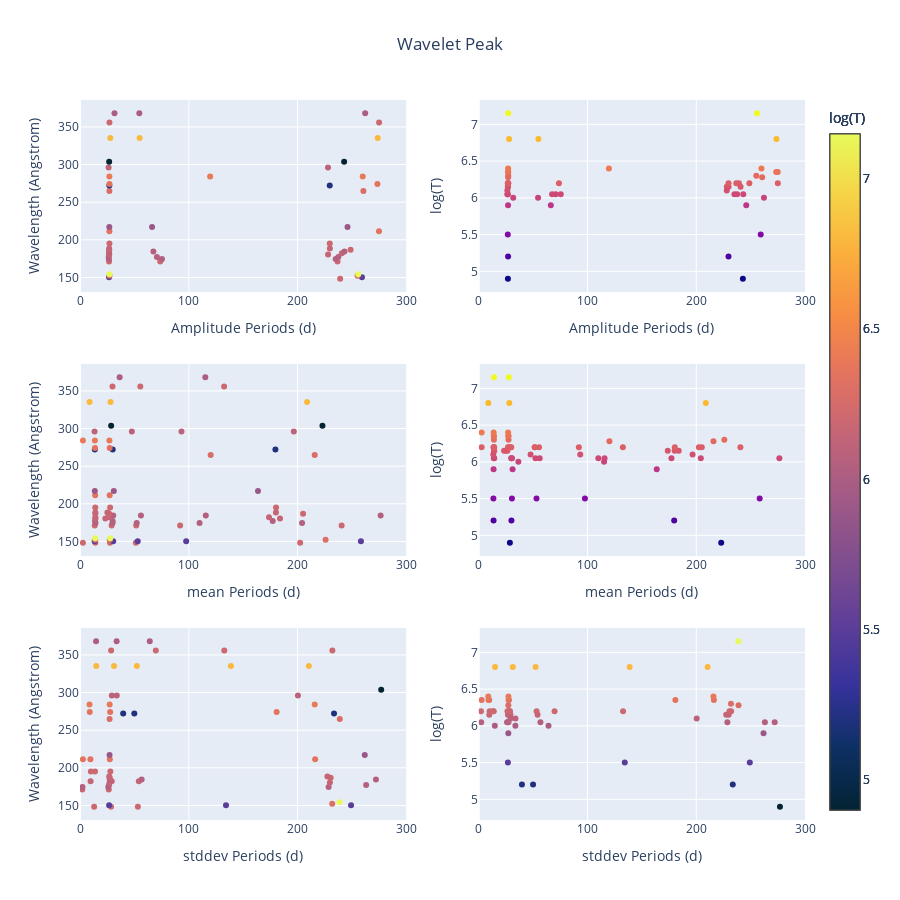

This figure's notebook cell:
### Code cell
# set the whole figure to be large
fig = make_subplots(rows=3, cols=2)
color_scale = 'thermal'




# Add scatter plot   Row 1
fig.add_trace(
    go.Scatter(
        x=wavelet_amplitude_df['amplitude periods'],
        y=wavelet_amplitude_df['wavelength'],
        mode='markers',
        marker=dict(
            color=wavelet_amplitude_df['temperature'],  # Use normalized 'size' for color
            colorscale=color_scale,  # Define color scale
            colorbar=dict(title=r'log(T)'),  # Show color scale bar
            showscale=True,# show the color bar (color scale)
        ),
        showlegend=False, # otherwise a legend will appear on the right,
        text=wavelet_amplitude_df['line name'],  
        name='Amplitude',
                ),
    row=1,
    col=1,
    )
fig.update_xaxes(title_text="Amplitude Periods (d)", row=1, col=1)
fig.update_yaxes(title_text="Wavelength (Angstrom)", row=1, col=1)


fig.add_trace(
    go.Scatter(
        x=wavelet_amplitude_df['amplitude periods'],
        y=wavelet_amplitude_df['temperature'],
        mode='markers',
        marker=dict(
            color=wavelet_amplitude_df['temperature'],  # Use normalized 'size' for color
            # colorscale=color_scale,  # Define color scale
            # colorbar=dict(title='Temperature'),  # Show color scale bar
            showscale=False,
            
            ),
        showlegend=False,
        name='Amplitude',
        text=wavelet_amplitude_df['line name'], 
        # f['temperature'],  # Hover text shows 'size'
    ),
    row=1, 
    col=2,
    )
fig.update_xaxes(title_text="Amplitude Periods (d)", row=1, col=2)
fig.update_yaxes(title_text="log(T)", row=1, col=2)
fig.update_layout(
    autosize=False,
    width=1200,
    height=1000,
)


# Add scatter plot    Row   2
fig.add_trace(
    go.Scatter(
        x=wavelet_mean_df['mean periods'],
        y=wavelet_mean_df['wavelength'],
        mode='markers',
        marker=dict(
            color=wavelet_mean_df['temperature'],  # Use normalized 'size' for color
            colorscale=color_scale,  # Define color scale
            colorbar=dict(title=r'log(T)'),  # Show color scale bar
            showscale=True,# show the color bar (color scale)
        ),
        showlegend=False, # otherwise a legend will appear on the right,
        text=wavelet_mean_df['line name'],  # Hover text shows 'size'
        name='Mean',
                ),
    row=2,
    col=1,
    )
fig.update_xaxes(title_text="mean Periods (d)", row=2, col=1)
fig.update_yaxes(title_text="Wavelength (Angstrom)", row=2, col=1)

fig.add_trace(
    go.Scatter(
        x=wavelet_mean_df['mean periods'],
        y=wavelet_mean_df['temperature'],
        mode='markers',
        marker=dict(
            color=wavelet_mean_df['temperature'],  # Use normalized 'size' for color
            # colorscale=color_scale,  # Define color scale
            # colorbar=dict(title='Temperature'),  # Show color scale bar
            showscale=False,
            
            ),
        showlegend=False,
        text=wavelet_mean_df['line name'], 
        name='Mean',
    ),
    row=2, 
    col=2,
    )
fig.update_xaxes(title_text="mean Periods (d)", row=2, col=2)
fig.update_yaxes(title_text="log(T)", row=2, col=2)



# Add scatter plot  Row 3
fig.add_trace(
    go.Scatter(
        x=wavelet_stddev_df['stddev periods'],
        y=wavelet_stddev_df['wavelength'],
        mode='markers',
        marker=dict(
            color=wavelet_stddev_df['temperature'],  # Use normalized 'size' for color
            colorscale=color_scale,  # Define color scale
            colorbar=dict(title=r'log(T)'),  # Show color scale bar
            showscale=True,# show the color bar (color scale)
        ),
        showlegend=False, # otherwise a legend will appear on the right,
        text=wavelet_stddev_df['line name'],  # Hover text shows 'size'
        name='Stddev',
                ),
    row=3, 
    col=1,
    )
fig.update_xaxes(title_text="stddev Periods (d)", row=3, col=1)
fig.update_yaxes(title_text="Wavelength (Angstrom)", row=3, col=1)

fig.add_trace(
    go.Scatter(
        x=wavelet_stddev_df['stddev periods'],
        y=wavelet_stddev_df['temperature'],
        mode='markers',
        marker=dict(
            color=wavelet_stddev_df['temperature'],  # Use normalized 'size' for color
            colorscale=color_scale,  # Define color scale
            colorbar=dict(title=r'log(T)'),  # Show color scale bar
            showscale=True,# show the color bar (color scale)
        ),
        showlegend=False, # otherwise a legend will appear on the right,
        text=wavelet_stddev_df['line name'],  # Hover text shows 'size'
        name='Stddev',
                ),
    row=3, 
    col=2
    )
fig.update_xaxes(title_text="stddev Periods (d)", row=3, col=2)
fig.update_yaxes(title_text="log(T)", row=3, col=2)

fig.update_layout(
    title_text="Wavelet Peak",
    title_x=0.5,
    # autosize=False,
    width=900,
    height=900,
)



# Update to match x-axes and optionally y-axes if needed
for row in range(1, 4):  # Rows 1 through 3
    for col in range(1, 3):  # Columns 1 and 2
        fig.update_xaxes(matches='x', row=row, col=col)  # Match all x-axes to the first one




# set x axis lim
for row in [1,2,3]:
    for col in [1,2]:
        fig.update_xaxes(range=[0, 300], row=row, col=col)


fig.write_html('output\wavelet_explore\peak_scatter\combine\combined_wavelet.html')
fig.show()

### Figure 1 — Plotly figure (JSON) as saved in the notebook; plotly's stock layout.template omitted (floating-point values rounded to 4 significant figures)
{"data": [{"marker": {"color": [6.2, 6.2, 6.2, 5.5, 5.5, 5.5, 6.3, 6.3, 6.3, 7.15, 7.15, 7.15, 6.2, 6.2, 6.2, 6.2, 6.2, 6.05, 6.05, 6.05, 6.05, 6.05, 6.05, 6.05, 6.05, 6.05, 6.05, 6.15, 6.15, 6.15, 6.15, 6.15, 6.15, 6.05, 6.05, 6.05, 6.05, 6.05, 6.2, 6.2, 6.2, 6.15, 6.15, 6.15, 6.2, 6.2, 6.2, 6.35, 6.35, 6.35, 5.9, 5.9, 5.9, 5.9, 6.28, 6.28, 6.28, 5.2, 5.2, 5.2, 6.35, 6.35, 6.35, 6.4, 6.4, 6.4, 6.4, 6.1, 6.1, 6.1, 6.1, 4.9, 4.9, 4.9, 4.9, 4.9, 6.8, 6.8, 6.8, 6.8, 6.2, 6.2, 6.2, 6, 6, 6, 6], "colorbar": {"title": {"text": "log(T)"}}, "colorscale": [[0, "rgb(3, 35, 51)"], [0.09091, "rgb(13, 48, 100)"], [0.1818, "rgb(53, 50, 155)"], [0.2727, "rgb(93, 62, 153)"], [0.3636, "rgb(126, 77, 143)"], [0.4545, "rgb(158, 89, 135)"], [0.5455, "rgb(193, 100, 121)"], [0.6364, "rgb(225, 113, 97)"], [0.7273, "rgb(246, 139, 69)"], [0.8182, "rgb(251, 173, 60)"], [0.9091, "rgb(246, 211, 70)"], [1, "rgb(231, 250, 90)"]], "showscale": true}, "mode": "markers", "name": "Amplitude", "showlegend": false, "text": ["Ni XI 148", "Ni XI 148", "Ni XI 148", "O VI 150", "O VI 150", "O VI 150", "Ni XII 152", "Ni XII 152", "Ni XII 152", "Fe XXIII 154", "Fe XXIII 154", "Fe XXIII 154", "Fe IX 171", "Fe IX 171", "Fe IX 171", "Fe IX 171", "Fe IX 171", "Fe IX 174", "Fe IX 174", "Fe IX 174", "Fe IX 174", "Fe IX 174", "Fe X 177", "Fe X 177", "Fe X 177", "Fe X 177", "Fe X 177", "Fe XI 180", "Fe XI 180", "Fe XI 180", "Fe XI 182", "Fe XI 182", "Fe XI 182", "Fe X 185", "Fe X 185", "Fe X 185", "Fe X 185", "Fe X 185", "Fe XII 187", "Fe XII 187", "Fe XII 187", "Fe XI 188", "Fe XI 188", "Fe XI 188", "Fe XII 195", "Fe XII 195", "Fe XII 195", "Fe XIV 211", "Fe XIV 211", "Fe XIV 211", "Fe IX 217", "Fe IX 217", "Fe IX 217", "Fe IX 217", "Fe XIV 265", "Fe XIV 265", "Fe XIV 265", "O IV 272", "O IV 272", "O IV 272", "Fe XIV 274", "Fe XIV 274", "Fe XIV 274", "Fe XV 284", "Fe XV 284", "Fe XV 284", "Fe XV 284", "Si IX 296", "Si IX 296", "Si IX 296", "Si IX 296", "He II 304", "He II 304", "He II 304", "He II 304", "He II 304", "Fe XVI 335", "Fe XVI 335", "Fe XVI 335", "Fe XVI 335", "Si X 356", "Si X 356", "Si X 356", "Mg IX 368", "Mg IX 368", "Mg IX 368", "Mg IX 368"], "type": "scatter", "x": [null, 239.2, 835.0, 26.7, 259.3, 853.3, 27.12, 255.2, 841.8, 27.11, 255.9, 840.5, 26.71, 73.73, 236.8, 429.2, 880.3, 26.54, 75.38, 235.1, null, 846.9, 26.4, 70.73, 237.6, null, 839.7, 26.87, 228.1, 853.8, 26.72, 240.7, 831.1, 26.75, 67.46, 243.2, null, 839.2, 26.89, 248.8, 838.4, 26.81, 229.8, 851.3, 27.08, 229.7, 861.9, 27.05, 274.9, 851.0, 26.96, 66.27, 246.0, 843.9, 27.03, 260.6, 845.5, 26.98, 229.6, 851.6, 27.08, 273.5, 851.3, 27.01, 119.7, 259.9, 916.8, 26.3, 228.1, null, 874.2, 26.81, null, 242.9, 473.2, 937.0, 27.87, 54.84, 273.8, 826.5, 27.09, 275.0, 825.6, 31.72, 54.55, 262.3, 819.8], "xaxis": "x", "y": [148.4, 148.4, 148.4, 150.1, 150.1, 150.1, 152.2, 152.2, 152.2, 154.3, 154.3, 154.3, 171.1, 171.1, 171.1, 171.1, 171.1, 174.5, 174.5, 174.5, 174.5, 174.5, 177.2, 177.2, 177.2, 177.2, 177.2, 180.4, 180.4, 180.4, 182.2, 182.2, 182.2, 184.5, 184.5, 184.5, 184.5, 184.5, 186.9, 186.9, 186.9, 188.3, 188.3, 188.3, 195.1, 195.1, 195.1, 211.3, 211.3, 211.3, 217.1, 217.1, 217.1, 217.1, 264.8, 264.8, 264.8, 272.1, 272.1, 272.1, 274.2, 274.2, 274.2, 284.2, 284.2, 284.2, 284.2, 296.1, 296.1, 296.1, 296.1, 303.8, 303.8, 303.8, 303.8, 303.8, 335.4, 335.4, 335.4, 335.4, 356.0, 356.0, 356.0, 368.1, 368.1, 368.1, 368.1], "yaxis": "y"}, {"marker": {"color": [6.2, 6.2, 6.2, 5.5, 5.5, 5.5, 6.3, 6.3, 6.3, 7.15, 7.15, 7.15, 6.2, 6.2, 6.2, 6.2, 6.2, 6.05, 6.05, 6.05, 6.05, 6.05, 6.05, 6.05, 6.05, 6.05, 6.05, 6.15, 6.15, 6.15, 6.15, 6.15, 6.15, 6.05, 6.05, 6.05, 6.05, 6.05, 6.2, 6.2, 6.2, 6.15, 6.15, 6.15, 6.2, 6.2, 6.2, 6.35, 6.35, 6.35, 5.9, 5.9, 5.9, 5.9, 6.28, 6.28, 6.28, 5.2, 5.2, 5.2, 6.35, 6.35, 6.35, 6.4, 6.4, 6.4, 6.4, 6.1, 6.1, 6.1, 6.1, 4.9, 4.9, 4.9, 4.9, 4.9, 6.8, 6.8, 6.8, 6.8, 6.2, 6.2, 6.2, 6, 6, 6, 6], "showscale": false}, "mode": "markers", "name": "Amplitude", "showlegend": false, "text": ["Ni XI 148", "Ni XI 148", "Ni XI 148", "O VI 150", "O VI 150", "O VI 150", "Ni XII 152", "Ni XII 152", "Ni XII 152", "Fe XXIII 154", "Fe XXIII 154", "Fe XXIII 154", "Fe IX 171", "Fe IX 171", "Fe IX 171", "Fe IX 171", "Fe IX 171", "Fe IX 174", "Fe IX 174", "Fe IX 174", "Fe IX 174", "Fe IX 174", "Fe X 177", "Fe X 177", "Fe X 177", "Fe X 177", "Fe X 177", "Fe XI 180", "Fe XI 180", "Fe XI 180", "Fe XI 182", "Fe XI 182", "Fe XI 182", "Fe X 185", "Fe X 185", "Fe X 185", "Fe X 185", "Fe X 185", "Fe XII 187", "Fe XII 187", "Fe XII 187", "Fe XI 188", "Fe XI 188", "Fe XI 188", "Fe XII 195", "Fe XII 195", "Fe XII 195", "Fe XIV 211", "Fe XIV 211", "Fe XIV 211", "Fe IX 217", "Fe IX 217", "Fe IX 217", "Fe IX 217", "Fe XIV 265", "Fe XIV 265", "Fe XIV 265", "O IV 272", "O IV 272", "O IV 272", "Fe XIV 274", "Fe XIV 274", "Fe XIV 274", "Fe XV 284", "Fe XV 284", "Fe XV 284", "Fe XV 284", "Si IX 296", "Si IX 296", "Si IX 296", "Si IX 296", "He II 304", "He II 304", "He II 304", "He II 304", "He II 304", "Fe XVI 335", "Fe XVI 335", "Fe XVI 335", "Fe XVI 335", "Si X 356", "Si X 356", "Si X 356", "Mg IX 368", "Mg IX 368", "Mg IX 368", "Mg IX 368"], "type": "scatter", "x": [null, 239.2, 835.0, 26.7, 259.3, 853.3, 27.12, 255.2, 841.8, 27.11, 255.9, 840.5, 26.71, 73.73, 236.8, 429.2, 880.3, 26.54, 75.38, 235.1, null, 846.9, 26.4, 70.73, 237.6, null, 839.7, 26.87, 228.1, 853.8, 26.72, 240.7, 831.1, 26.75, 67.46, 243.2, null, 839.2, 26.89, 248.8, 838.4, 26.81, 229.8, 851.3, 27.08, 229.7, 861.9, 27.05, 274.9, 851.0, 26.96, 66.27, 246.0, 843.9, 27.03, 260.6, 845.5, 26.98, 229.6, 851.6, 27.08, 273.5, 851.3, 27.01, 119.7, 259.9, 916.8, 26.3, 228.1, null, 874.2, 26.81, null, 242.9, 473.2, 937.0, 27.87, 54.84, 273.8, 826.5, 27.09, 275.0, 825.6, 31.72, 54.55, 262.3, 819.8], "xaxis": "x2", "y": [6.2, 6.2, 6.2, 5.5, 5.5, 5.5, 6.3, 6.3, 6.3, 7.15, 7.15, 7.15, 6.2, 6.2, 6.2, 6.2, 6.2, 6.05, 6.05, 6.05, 6.05, 6.05, 6.05, 6.05, 6.05, 6.05, 6.05, 6.15, 6.15, 6.15, 6.15, 6.15, 6.15, 6.05, 6.05, 6.05, 6.05, 6.05, 6.2, 6.2, 6.2, 6.15, 6.15, 6.15, 6.2, 6.2, 6.2, 6.35, 6.35, 6.35, 5.9, 5.9, 5.9, 5.9, 6.28, 6.28, 6.28, 5.2, 5.2, 5.2, 6.35, 6.35, 6.35, 6.4, 6.4, 6.4, 6.4, 6.1, 6.1, 6.1, 6.1, 4.9, 4.9, 4.9, 4.9, 4.9, 6.8, 6.8, 6.8, 6.8, 6.2, 6.2, 6.2, 6, 6, 6, 6], "yaxis": "y2"}, {"marker": {"color": [6.2, 6.2, 6.2, 6.2, 6.2, 6.2, 6.2, 6.2, 5.5, 5.5, 5.5, 5.5, 5.5, 5.5, 5.5, 6.3, 6.3, 6.3, 6.3, 6.3, 7.15, 7.15, 7.15, 7.15, 7.15, 6.2, 6.2, 6.2, 6.2, 6.2, 6.2, 6.05, 6.05, 6.05, 6.05, 6.05, 6.05, 6.05, 6.05, 6.05, 6.05, 6.05, 6.05, 6.05, 6.15, 6.15, 6.15, 6.15, 6.15, 6.15, 6.15, 6.15, 6.15, 6.15, 6.15, 6.05, 6.05, 6.05, 6.05, 6.05, 6.05, 6.2, 6.2, 6.2, 6.2, 6.2, 6.15, 6.15, 6.15, 6.15, 6.15, 6.15, 6.2, 6.2, 6.2, 6.2, 6.35, 6.35, 6.35, 5.9, 5.9, 5.9, 5.9, 5.9, 6.28, 6.28, 6.28, 6.28, 6.28, 5.2, 5.2, 5.2, 5.2, 6.35, 6.35, 6.35, 6.35, 6.4, 6.4, 6.4, 6.4, 6.1, 6.1, 6.1, 6.1, 6.1, 6.1, 4.9, 4.9, 4.9, 4.9, 6.8, 6.8, 6.8, 6.8, 6.8, 6.8, 6.2, 6.2, 6.2, 6.2, 6.2, 6, 6, 6, 6], "colorbar": {"title": {"text": "log(T)"}}, "colorscale": [[0, "rgb(3, 35, 51)"], [0.09091, "rgb(13, 48, 100)"], [0.1818, "rgb(53, 50, 155)"], [0.2727, "rgb(93, 62, 153)"], [0.3636, "rgb(126, 77, 143)"], [0.4545, "rgb(158, 89, 135)"], [0.5455, "rgb(193, 100, 121)"], [0.6364, "rgb(225, 113, 97)"], [0.7273, "rgb(246, 139, 69)"], [0.8182, "rgb(251, 173, 60)"], [0.9091, "rgb(246, 211, 70)"], [1, "rgb(231, 250, 90)"]], "showscale": true}, "mode": "markers", "name": "Mean", "showlegend": false, "text": ["Ni XI 148", "Ni XI 148", "Ni XI 148", "Ni XI 148", "Ni XI 148", "Ni XI 148", "Ni XI 148", "Ni XI 148", "O VI 150", "O VI 150", "O VI 150", "O VI 150", "O VI 150", "O VI 150", "O VI 150", "Ni XII 152", "Ni XII 152", "Ni XII 152", "Ni XII 152", "Ni XII 152", "Fe XXIII 154", "Fe XXIII 154", "Fe XXIII 154", "Fe XXIII 154", "Fe XXIII 154", "Fe IX 171", "Fe IX 171", "Fe IX 171", "Fe IX 171", "Fe IX 171", "Fe IX 171", "Fe IX 174", "Fe IX 174", "Fe IX 174", "Fe IX 174", "Fe IX 174", "Fe IX 174", "Fe IX 174", "Fe X 177", "Fe X 177", "Fe X 177", "Fe X 177", "Fe X 177", "Fe X 177", "Fe XI 180", "Fe XI 180", "Fe XI 180", "Fe XI 180", "Fe XI 180", "Fe XI 180", "Fe XI 182", "Fe XI 182", "Fe XI 182", "Fe XI 182", "Fe XI 182", "Fe X 185", "Fe X 185", "Fe X 185", "Fe X 185", "Fe X 185", "Fe X 185", "Fe XII 187", "Fe XII 187", "Fe XII 187", "Fe XII 187", "Fe XII 187", "Fe XI 188", "Fe XI 188", "Fe XI 188", "Fe XI 188", "Fe XI 188", "Fe XI 188", "Fe XII 195", "Fe XII 195", "Fe XII 195", "Fe XII 195", "Fe XIV 211", "Fe XIV 211", "Fe XIV 211", "Fe IX 217", "Fe IX 217", "Fe IX 217", "Fe IX 217", "Fe IX 217", "Fe XIV 265", "Fe XIV 265", "Fe XIV 265", "Fe XIV 265", "Fe XIV 265", "O IV 272", "O IV 272", "O IV 272", "O IV 272", "Fe XIV 274", "Fe XIV 274", "Fe XIV 274", "Fe XIV 274", "Fe XV 284", "Fe XV 284", "Fe XV 284", "Fe XV 284", "Si IX 296", "Si IX 296", "Si IX 296", "Si IX 296", "Si IX 296", "Si IX 296", "He II 304", "He II 304", "He II 304", "He II 304", "Fe XVI 335", "Fe XVI 335", "Fe XVI 335", "Fe XVI 335", "Fe XVI 335", "Fe XVI 335", "Si X 356", "Si X 356", "Si X 356", "Si X 356", "Si X 356", "Mg IX 368", "Mg IX 368", "Mg IX 368", "Mg IX 368"], "type": "scatter", "x": [14.12, 27.62, 51.37, 2.666, 202.4, 359.4, 548.7, 1145.0, 13.48, 30.5, 53.08, 97.63, 258.3, null, 1031.0, 13.94, 27.37, 225.8, 502.9, 825.8, 13.96, 27.74, 405.3, 651.3, 1327.0, 13.53, 29.05, 51.69, 92.07, 240.6, 871.3, 14.23, 29.9, 52.15, 109.9, 204.2, 372.5, 1124.0, 13.86, 30.05, null, 177.2, 451.3, 711.9, 14.19, 23.3, null, 183.9, 397.8, null, 14.08, 26.32, 173.8, 403.1, null, null, 30.55, 56.04, 115.7, 276.4, 931.9, 14.09, 26.9, 205.1, 392.3, 1081.0, 14.14, 25.17, 180.2, 393.8, null, 1338.0, 14.01, 27.69, 180.3, 411.1, 13.97, 27.28, 425.7, 13.62, 31.12, 163.7, 389.6, 657.6, null, 120.2, 215.8, 398.3, 911.2, 13.6, 30.06, 179.7, 465.2, 13.79, 27.29, null, 1354.0, 13.7, 27.03, null, 2.666, 13.39, null, 47.67, 93.31, 196.6, 401.3, 28.64, 223.0, 394.8, 816.0, 28.08, 8.802, null, 208.8, 622.2, 852.2, 29.89, 55.46, 132.5, 396.8, 1108.0, 36.45, 115.2, 400.3, 882.7], "xaxis": "x3", "y": [148.4, 148.4, 148.4, 148.4, 148.4, 148.4, 148.4, 148.4, 150.1, 150.1, 150.1, 150.1, 150.1, 150.1, 150.1, 152.2, 152.2, 152.2, 152.2, 152.2, 154.3, 154.3, 154.3, 154.3, 154.3, 171.1, 171.1, 171.1, 171.1, 171.1, 171.1, 174.5, 174.5, 174.5, 174.5, 174.5, 174.5, 174.5, 177.2, 177.2, 177.2, 177.2, 177.2, 177.2, 180.4, 180.4, 180.4, 180.4, 180.4, 180.4, 182.2, 182.2, 182.2, 182.2, 182.2, 184.5, 184.5, 184.5, 184.5, 184.5, 184.5, 186.9, 186.9, 186.9, 186.9, 186.9, 188.3, 188.3, 188.3, 188.3, 188.3, 188.3, 195.1, 195.1, 195.1, 195.1, 211.3, 211.3, 211.3, 217.1, 217.1, 217.1, 217.1, 217.1, 264.8, 264.8, 264.8, 264.8, 264.8, 272.1, 272.1, 272.1, 272.1, 274.2, 274.2, 274.2, 274.2, 284.2, 284.2, 284.2, 284.2, 296.1, 296.1, 296.1, 296.1, 296.1, 296.1, 303.8, 303.8, 303.8, 303.8, 335.4, 335.4, 335.4, 335.4, 335.4, 335.4, 356.0, 356.0, 356.0, 356.0, 356.0, 368.1, 368.1, 368.1, 368.1], "yaxis": "y3"}, {"marker": {"color": [6.2, 6.2, 6.2, 6.2, 6.2, 6.2, 6.2, 6.2, 5.5, 5.5, 5.5, 5.5, 5.5, 5.5, 5.5, 6.3, 6.3, 6.3, 6.3, 6.3, 7.15, 7.15, 7.15, 7.15, 7.15, 6.2, 6.2, 6.2, 6.2, 6.2, 6.2, 6.05, 6.05, 6.05, 6.05, 6.05, 6.05, 6.05, 6.05, 6.05, 6.05, 6.05, 6.05, 6.05, 6.15, 6.15, 6.15, 6.15, 6.15, 6.15, 6.15, 6.15, 6.15, 6.15, 6.15, 6.05, 6.05, 6.05, 6.05, 6.05, 6.05, 6.2, 6.2, 6.2, 6.2, 6.2, 6.15, 6.15, 6.15, 6.15, 6.15, 6.15, 6.2, 6.2, 6.2, 6.2, 6.35, 6.35, 6.35, 5.9, 5.9, 5.9, 5.9, 5.9, 6.28, 6.28, 6.28, 6.28, 6.28, 5.2, 5.2, 5.2, 5.2, 6.35, 6.35, 6.35, 6.35, 6.4, 6.4, 6.4, 6.4, 6.1, 6.1, 6.1, 6.1, 6.1, 6.1, 4.9, 4.9, 4.9, 4.9, 6.8, 6.8, 6.8, 6.8, 6.8, 6.8, 6.2, 6.2, 6.2, 6.2, 6.2, 6, 6, 6, 6], "showscale": false}, "mode": "markers", "name": "Mean", "showlegend": false, "text": ["Ni XI 148", "Ni XI 148", "Ni XI 148", "Ni XI 148", "Ni XI 148", "Ni XI 148", "Ni XI 148", "Ni XI 148", "O VI 150", "O VI 150", "O VI 150", "O VI 150", "O VI 150", "O VI 150", "O VI 150", "Ni XII 152", "Ni XII 152", "Ni XII 152", "Ni XII 152", "Ni XII 152", "Fe XXIII 154", "Fe XXIII 154", "Fe XXIII 154", "Fe XXIII 154", "Fe XXIII 154", "Fe IX 171", "Fe IX 171", "Fe IX 171", "Fe IX 171", "Fe IX 171", "Fe IX 171", "Fe IX 174", "Fe IX 174", "Fe IX 174", "Fe IX 174", "Fe IX 174", "Fe IX 174", "Fe IX 174", "Fe X 177", "Fe X 177", "Fe X 177", "Fe X 177", "Fe X 177", "Fe X 177", "Fe XI 180", "Fe XI 180", "Fe XI 180", "Fe XI 180", "Fe XI 180", "Fe XI 180", "Fe XI 182", "Fe XI 182", "Fe XI 182", "Fe XI 182", "Fe XI 182", "Fe X 185", "Fe X 185", "Fe X 185", "Fe X 185", "Fe X 185", "Fe X 185", "Fe XII 187", "Fe XII 187", "Fe XII 187", "Fe XII 187", "Fe XII 187", "Fe XI 188", "Fe XI 188", "Fe XI 188", "Fe XI 188", "Fe XI 188", "Fe XI 188", "Fe XII 195", "Fe XII 195", "Fe XII 195", "Fe XII 195", "Fe XIV 211", "Fe XIV 211", "Fe XIV 211", "Fe IX 217", "Fe IX 217", "Fe IX 217", "Fe IX 217", "Fe IX 217", "Fe XIV 265", "Fe XIV 265", "Fe XIV 265", "Fe XIV 265", "Fe XIV 265", "O IV 272", "O IV 272", "O IV 272", "O IV 272", "Fe XIV 274", "Fe XIV 274", "Fe XIV 274", "Fe XIV 274", "Fe XV 284", "Fe XV 284", "Fe XV 284", "Fe XV 284", "Si IX 296", "Si IX 296", "Si IX 296", "Si IX 296", "Si IX 296", "Si IX 296", "He II 304", "He II 304", "He II 304", "He II 304", "Fe XVI 335", "Fe XVI 335", "Fe XVI 335", "Fe XVI 335", "Fe XVI 335", "Fe XVI 335", "Si X 356", "Si X 356", "Si X 356", "Si X 356", "Si X 356", "Mg IX 368", "Mg IX 368", "Mg IX 368", "Mg IX 368"], "type": "scatter", "x": [14.12, 27.62, 51.37, 2.666, 202.4, 359.4, 548.7, 1145.0, 13.48, 30.5, 53.08, 97.63, 258.3, null, 1031.0, 13.94, 27.37, 225.8, 502.9, 825.8, 13.96, 27.74, 405.3, 651.3, 1327.0, 13.53, 29.05, 51.69, 92.07, 240.6, 871.3, 14.23, 29.9, 52.15, 109.9, 204.2, 372.5, 1124.0, 13.86, 30.05, null, 177.2, 451.3, 711.9, 14.19, 23.3, null, 183.9, 397.8, null, 14.08, 26.32, 173.8, 403.1, null, null, 30.55, 56.04, 115.7, 276.4, 931.9, 14.09, 26.9, 205.1, 392.3, 1081.0, 14.14, 25.17, 180.2, 393.8, null, 1338.0, 14.01, 27.69, 180.3, 411.1, 13.97, 27.28, 425.7, 13.62, 31.12, 163.7, 389.6, 657.6, null, 120.2, 215.8, 398.3, 911.2, 13.6, 30.06, 179.7, 465.2, 13.79, 27.29, null, 1354.0, 13.7, 27.03, null, 2.666, 13.39, null, 47.67, 93.31, 196.6, 401.3, 28.64, 223.0, 394.8, 816.0, 28.08, 8.802, null, 208.8, 622.2, 852.2, 29.89, 55.46, 132.5, 396.8, 1108.0, 36.45, 115.2, 400.3, 882.7], "xaxis": "x4", "y": [6.2, 6.2, 6.2, 6.2, 6.2, 6.2, 6.2, 6.2, 5.5, 5.5, 5.5, 5.5, 5.5, 5.5, 5.5, 6.3, 6.3, 6.3, 6.3, 6.3, 7.15, 7.15, 7.15, 7.15, 7.15, 6.2, 6.2, 6.2, 6.2, 6.2, 6.2, 6.05, 6.05, 6.05, 6.05, 6.05, 6.05, 6.05, 6.05, 6.05, 6.05, 6.05, 6.05, 6.05, 6.15, 6.15, 6.15, 6.15, 6.15, 6.15, 6.15, 6.15, 6.15, 6.15, 6.15, 6.05, 6.05, 6.05, 6.05, 6.05, 6.05, 6.2, 6.2, 6.2, 6.2, 6.2, 6.15, 6.15, 6.15, 6.15, 6.15, 6.15, 6.2, 6.2, 6.2, 6.2, 6.35, 6.35, 6.35, 5.9, 5.9, 5.9, 5.9, 5.9, 6.28, 6.28, 6.28, 6.28, 6.28, 5.2, 5.2, 5.2, 5.2, 6.35, 6.35, 6.35, 6.35, 6.4, 6.4, 6.4, 6.4, 6.1, 6.1, 6.1, 6.1, 6.1, 6.1, 4.9, 4.9, 4.9, 4.9, 6.8, 6.8, 6.8, 6.8, 6.8, 6.8, 6.2, 6.2, 6.2, 6.2, 6.2, 6, 6, 6, 6], "yaxis": "y4"}, {"marker": {"color": [6.2, 6.2, 6.2, 6.2, 6.2, 5.5, 5.5, 5.5, 5.5, 6.3, 6.3, 7.15, 6.2, 6.2, 6.2, 6.2, 6.05, 6.05, 6.05, 6.05, 6.05, 6.05, 6.05, 6.05, 6.05, 6.05, 6.15, 6.15, 6.15, 6.15, 6.15, 6.15, 6.15, 6.15, 6.15, 6.15, 6.05, 6.05, 6.05, 6.05, 6.05, 6.2, 6.2, 6.2, 6.15, 6.15, 6.15, 6.15, 6.2, 6.2, 6.2, 6.2, 6.2, 6.35, 6.35, 6.35, 6.35, 6.35, 6.35, 6.35, 5.9, 5.9, 5.9, 6.28, 6.28, 6.28, 5.2, 5.2, 5.2, 5.2, 6.35, 6.35, 6.35, 6.35, 6.35, 6.35, 6.4, 6.4, 6.4, 6.4, 6.4, 6.1, 6.1, 6.1, 6.1, 6.1, 4.9, 4.9, 6.8, 6.8, 6.8, 6.8, 6.8, 6.8, 6.2, 6.2, 6.2, 6.2, 6.2, 6.2, 6.2, 6, 6, 6, 6, 6], "colorbar": {"title": {"text": "log(T)"}}, "colorscale": [[0, "rgb(3, 35, 51)"], [0.09091, "rgb(13, 48, 100)"], [0.1818, "rgb(53, 50, 155)"], [0.2727, "rgb(93, 62, 153)"], [0.3636, "rgb(126, 77, 143)"], [0.4545, "rgb(158, 89, 135)"], [0.5455, "rgb(193, 100, 121)"], [0.6364, "rgb(225, 113, 97)"], [0.7273, "rgb(246, 139, 69)"], [0.8182, "rgb(251, 173, 60)"], [0.9091, "rgb(246, 211, 70)"], [1, "rgb(231, 250, 90)"]], "showscale": true}, "mode": "markers", "name": "Stddev", "showlegend": false, "text": ["Ni XI 148", "Ni XI 148", "Ni XI 148", "Ni XI 148", "Ni XI 148", "O VI 150", "O VI 150", "O VI 150", "O VI 150", "Ni XII 152", "Ni XII 152", "Fe XXIII 154", "Fe IX 171", "Fe IX 171", "Fe IX 171", "Fe IX 171", "Fe IX 174", "Fe IX 174", "Fe IX 174", "Fe IX 174", "Fe IX 174", "Fe IX 174", "Fe X 177", "Fe X 177", "Fe X 177", "Fe X 177", "Fe XI 180", "Fe XI 180", "Fe XI 180", "Fe XI 180", "Fe XI 182", "Fe XI 182", "Fe XI 182", "Fe XI 182", "Fe XI 182", "Fe XI 182", "Fe X 185", "Fe X 185", "Fe X 185", "Fe X 185", "Fe X 185", "Fe XII 187", "Fe XII 187", "Fe XII 187", "Fe XI 188", "Fe XI 188", "Fe XI 188", "Fe XI 188", "Fe XII 195", "Fe XII 195", "Fe XII 195", "Fe XII 195", "Fe XII 195", "Fe XIV 211", "Fe XIV 211", "Fe XIV 211", "Fe XIV 211", "Fe XIV 211", "Fe XIV 211", "Fe XIV 211", "Fe IX 217", "Fe IX 217", "Fe IX 217", "Fe XIV 265", "Fe XIV 265", "Fe XIV 265", "O IV 272", "O IV 272", "O IV 272", "O IV 272", "Fe XIV 274", "Fe XIV 274", "Fe XIV 274", "Fe XIV 274", "Fe XIV 274", "Fe XIV 274", "Fe XV 284", "Fe XV 284", "Fe XV 284", "Fe XV 284", "Fe XV 284", "Si IX 296", "Si IX 296", "Si IX 296", "Si IX 296", "Si IX 296", "He II 304", "He II 304", "Fe XVI 335", "Fe XVI 335", "Fe XVI 335", "Fe XVI 335", "Fe XVI 335", "Fe XVI 335", "Si X 356", "Si X 356", "Si X 356", "Si X 356", "Si X 356", "Si X 356", "Si X 356", "Mg IX 368", "Mg IX 368", "Mg IX 368", "Mg IX 368", "Mg IX 368"], "type": "scatter", "x": [13.03, 28.54, 53.19, 1591.0, 862.3, 26.81, 134.3, 249.3, 824.8, null, 231.9, 238.7, 2.066, 26.43, 390.4, 828.8, 26.03, 2.266, null, 228.6, 382.3, 817.4, 26.61, 263.1, null, 826.0, 27.28, 229.8, 391.8, 804.6, 9.707, null, 29.19, 54.1, 377.8, 810.3, 27.31, 56.7, null, 272.1, 858.7, 27.32, null, 230.5, 26.86, 227.5, 393.2, 797.6, 9.973, 13.81, 27.9, 393.5, 1335.0, 9.583, null, 27.43, 2.666, 216.2, 437.2, 1081.0, 27.19, 261.9, 908.7, 27.2, 238.9, 913.8, 39.7, 49.95, 233.6, 693.7, 8.959, 27.72, null, 180.8, 787.7, 1239.0, 8.758, 27.28, 215.8, 431.0, 681.1, 29.27, 33.8, 200.4, 563.3, 1247.0, 277.0, 784.1, 14.97, 31.3, 52.28, 138.8, 210.5, 354.3, 28.63, 69.71, 132.7, 232.1, null, 471.0, 811.9, 14.77, 33.69, 64.16, 387.6, 925.7], "xaxis": "x5", "y": [148.4, 148.4, 148.4, 148.4, 148.4, 150.1, 150.1, 150.1, 150.1, 152.2, 152.2, 154.3, 171.1, 171.1, 171.1, 171.1, 174.5, 174.5, 174.5, 174.5, 174.5, 174.5, 177.2, 177.2, 177.2, 177.2, 180.4, 180.4, 180.4, 180.4, 182.2, 182.2, 182.2, 182.2, 182.2, 182.2, 184.5, 184.5, 184.5, 184.5, 184.5, 186.9, 186.9, 186.9, 188.3, 188.3, 188.3, 188.3, 195.1, 195.1, 195.1, 195.1, 195.1, 211.3, 211.3, 211.3, 211.3, 211.3, 211.3, 211.3, 217.1, 217.1, 217.1, 264.8, 264.8, 264.8, 272.1, 272.1, 272.1, 272.1, 274.2, 274.2, 274.2, 274.2, 274.2, 274.2, 284.2, 284.2, 284.2, 284.2, 284.2, 296.1, 296.1, 296.1, 296.1, 296.1, 303.8, 303.8, 335.4, 335.4, 335.4, 335.4, 335.4, 335.4, 356.0, 356.0, 356.0, 356.0, 356.0, 356.0, 356.0, 368.1, 368.1, 368.1, 368.1, 368.1], "yaxis": "y5"}, {"marker": {"color": [6.2, 6.2, 6.2, 6.2, 6.2, 5.5, 5.5, 5.5, 5.5, 6.3, 6.3, 7.15, 6.2, 6.2, 6.2, 6.2, 6.05, 6.05, 6.05, 6.05, 6.05, 6.05, 6.05, 6.05, 6.05, 6.05, 6.15, 6.15, 6.15, 6.15, 6.15, 6.15, 6.15, 6.15, 6.15, 6.15, 6.05, 6.05, 6.05, 6.05, 6.05, 6.2, 6.2, 6.2, 6.15, 6.15, 6.15, 6.15, 6.2, 6.2, 6.2, 6.2, 6.2, 6.35, 6.35, 6.35, 6.35, 6.35, 6.35, 6.35, 5.9, 5.9, 5.9, 6.28, 6.28, 6.28, 5.2, 5.2, 5.2, 5.2, 6.35, 6.35, 6.35, 6.35, 6.35, 6.35, 6.4, 6.4, 6.4, 6.4, 6.4, 6.1, 6.1, 6.1, 6.1, 6.1, 4.9, 4.9, 6.8, 6.8, 6.8, 6.8, 6.8, 6.8, 6.2, 6.2, 6.2, 6.2, 6.2, 6.2, 6.2, 6, 6, 6, 6, 6], "colorbar": {"title": {"text": "log(T)"}}, "colorscale": [[0, "rgb(3, 35, 51)"], [0.09091, "rgb(13, 48, 100)"], [0.1818, "rgb(53, 50, 155)"], [0.2727, "rgb(93, 62, 153)"], [0.3636, "rgb(126, 77, 143)"], [0.4545, "rgb(158, 89, 135)"], [0.5455, "rgb(193, 100, 121)"], [0.6364, "rgb(225, 113, 97)"], [0.7273, "rgb(246, 139, 69)"], [0.8182, "rgb(251, 173, 60)"], [0.9091, "rgb(246, 211, 70)"], [1, "rgb(231, 250, 90)"]], "showscale": true}, "mode": "markers", "name": "Stddev", "showlegend": false, "text": ["Ni XI 148", "Ni XI 148", "Ni XI 148", "Ni XI 148", "Ni XI 148", "O VI 150", "O VI 150", "O VI 150", "O VI 150", "Ni XII 152", "Ni XII 152", "Fe XXIII 154", "Fe IX 171", "Fe IX 171", "Fe IX 171", "Fe IX 171", "Fe IX 174", "Fe IX 174", "Fe IX 174", "Fe IX 174", "Fe IX 174", "Fe IX 174", "Fe X 177", "Fe X 177", "Fe X 177", "Fe X 177", "Fe XI 180", "Fe XI 180", "Fe XI 180", "Fe XI 180", "Fe XI 182", "Fe XI 182", "Fe XI 182", "Fe XI 182", "Fe XI 182", "Fe XI 182", "Fe X 185", "Fe X 185", "Fe X 185", "Fe X 185", "Fe X 185", "Fe XII 187", "Fe XII 187", "Fe XII 187", "Fe XI 188", "Fe XI 188", "Fe XI 188", "Fe XI 188", "Fe XII 195", "Fe XII 195", "Fe XII 195", "Fe XII 195", "Fe XII 195", "Fe XIV 211", "Fe XIV 211", "Fe XIV 211", "Fe XIV 211", "Fe XIV 211", "Fe XIV 211", "Fe XIV 211", "Fe IX 217", "Fe IX 217", "Fe IX 217", "Fe XIV 265", "Fe XIV 265", "Fe XIV 265", "O IV 272", "O IV 272", "O IV 272", "O IV 272", "Fe XIV 274", "Fe XIV 274", "Fe XIV 274", "Fe XIV 274", "Fe XIV 274", "Fe XIV 274", "Fe XV 284", "Fe XV 284", "Fe XV 284", "Fe XV 284", "Fe XV 284", "Si IX 296", "Si IX 296", "Si IX 296", "Si IX 296", "Si IX 296", "He II 304", "He II 304", "Fe XVI 335", "Fe XVI 335", "Fe XVI 335", "Fe XVI 335", "Fe XVI 335", "Fe XVI 335", "Si X 356", "Si X 356", "Si X 356", "Si X 356", "Si X 356", "Si X 356", "Si X 356", "Mg IX 368", "Mg IX 368", "Mg IX 368", "Mg IX 368", "Mg IX 368"], "type": "scatter", "x": [13.03, 28.54, 53.19, 1591.0, 862.3, 26.81, 134.3, 249.3, 824.8, null, 231.9, 238.7, 2.066, 26.43, 390.4, 828.8, 26.03, 2.266, null, 228.6, 382.3, 817.4, 26.61, 263.1, null, 826.0, 27.28, 229.8, 391.8, 804.6, 9.707, null, 29.19, 54.1, 377.8, 810.3, 27.31, 56.7, null, 272.1, 858.7, 27.32, null, 230.5, 26.86, 227.5, 393.2, 797.6, 9.973, 13.81, 27.9, 393.5, 1335.0, 9.583, null, 27.43, 2.666, 216.2, 437.2, 1081.0, 27.19, 261.9, 908.7, 27.2, 238.9, 913.8, 39.7, 49.95, 233.6, 693.7, 8.959, 27.72, null, 180.8, 787.7, 1239.0, 8.758, 27.28, 215.8, 431.0, 681.1, 29.27, 33.8, 200.4, 563.3, 1247.0, 277.0, 784.1, 14.97, 31.3, 52.28, 138.8, 210.5, 354.3, 28.63, 69.71, 132.7, 232.1, null, 471.0, 811.9, 14.77, 33.69, 64.16, 387.6, 925.7], "xaxis": "x6", "y": [6.2, 6.2, 6.2, 6.2, 6.2, 5.5, 5.5, 5.5, 5.5, 6.3, 6.3, 7.15, 6.2, 6.2, 6.2, 6.2, 6.05, 6.05, 6.05, 6.05, 6.05, 6.05, 6.05, 6.05, 6.05, 6.05, 6.15, 6.15, 6.15, 6.15, 6.15, 6.15, 6.15, 6.15, 6.15, 6.15, 6.05, 6.05, 6.05, 6.05, 6.05, 6.2, 6.2, 6.2, 6.15, 6.15, 6.15, 6.15, 6.2, 6.2, 6.2, 6.2, 6.2, 6.35, 6.35, 6.35, 6.35, 6.35, 6.35, 6.35, 5.9, 5.9, 5.9, 6.28, 6.28, 6.28, 5.2, 5.2, 5.2, 5.2, 6.35, 6.35, 6.35, 6.35, 6.35, 6.35, 6.4, 6.4, 6.4, 6.4, 6.4, 6.1, 6.1, 6.1, 6.1, 6.1, 4.9, 4.9, 6.8, 6.8, 6.8, 6.8, 6.8, 6.8, 6.2, 6.2, 6.2, 6.2, 6.2, 6.2, 6.2, 6, 6, 6, 6, 6], "yaxis": "y6"}], "layout": {"autosize": false, "height": 900, "title": {"text": "Wavelet Peak", "x": 0.5}, "width": 900, "xaxis": {"anchor": "y", "domain": [0, 0.45], "matches": "x", "range": [0, 300], "title": {"text": "Amplitude Periods (d)"}}, "xaxis2": {"anchor": "y2", "domain": [0.55, 1], "matches": "x", "range": [0, 300], "title": {"text": "Amplitude Periods (d)"}}, "xaxis3": {"anchor": "y3", "domain": [0, 0.45], "matches": "x", "range": [0, 300], "title": {"text": "mean Periods (d)"}}, "xaxis4": {"anchor": "y4", "domain": [0.55, 1], "matches": "x", "range": [0, 300], "title": {"text": "mean Periods (d)"}}, "xaxis5": {"anchor": "y5", "domain": [0, 0.45], "matches": "x", "range": [0, 300], "title": {"text": "stddev Periods (d)"}}, "xaxis6": {"anchor": "y6", "domain": [0.55, 1], "matches": "x", "range": [0, 300], "title": {"text": "stddev Periods (d)"}}, "yaxis": {"anchor": "x", "domain": [0.7333, 1], "title": {"text": "Wavelength (Angstrom)"}}, "yaxis2": {"anchor": "x2", "domain": [0.7333, 1], "title": {"text": "log(T)"}}, "yaxis3": {"anchor": "x3", "domain": [0.3667, 0.6333], "title": {"text": "Wavelength (Angstrom)"}}, "yaxis4": {"anchor": "x4", "domain": [0.3667, 0.6333], "title": {"text": "log(T)"}}, "yaxis5": {"anchor": "x5", "domain": [0, 0.2667], "title": {"text": "Wavelength (Angstrom)"}}, "yaxis6": {"anchor": "x6", "domain": [0, 0.2667], "title": {"text": "log(T)"}}}}
